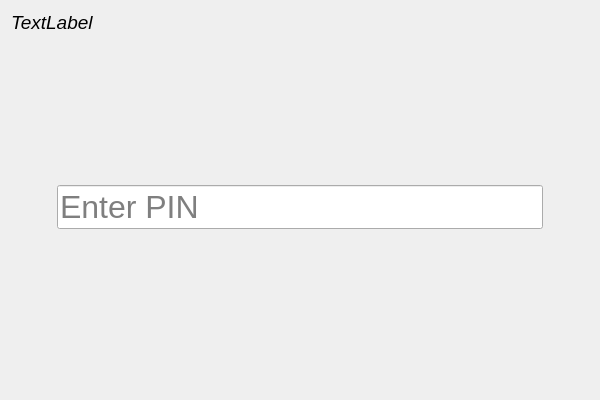
<?xml version="1.0" encoding="UTF-8"?>
<ui version="4.0">
 <class>EnterPinWidgetClass</class>
 <widget class="QWidget" name="EnterPinWidgetClass">
  <property name="geometry">
   <rect>
    <x>0</x>
    <y>0</y>
    <width>600</width>
    <height>400</height>
   </rect>
  </property>
  <property name="windowTitle">
   <string>EnterPinWidget</string>
  </property>
  <layout class="QGridLayout" name="gridLayout">
   <item row="0" column="0" colspan="3">
    <widget class="QLabel" name="label">
     <property name="sizePolicy">
      <sizepolicy hsizetype="Expanding" vsizetype="Preferred">
       <horstretch>0</horstretch>
       <verstretch>0</verstretch>
      </sizepolicy>
     </property>
     <property name="font">
      <font>
       <pointsize>14</pointsize>
       <italic>true</italic>
      </font>
     </property>
     <property name="text">
      <string>TextLabel</string>
     </property>
    </widget>
   </item>
   <item row="2" column="1">
    <layout class="QVBoxLayout" name="verticalLayout">
     <item>
      <spacer name="verticalSpacer">
       <property name="orientation">
        <enum>Qt::Orientation::Vertical</enum>
       </property>
       <property name="sizeHint" stdset="0">
        <size>
         <width>20</width>
         <height>40</height>
        </size>
       </property>
      </spacer>
     </item>
     <item>
      <widget class="QLabel" name="errorInfo">
       <property name="font">
        <font>
         <pointsize>12</pointsize>
        </font>
       </property>
       <property name="text">
        <string/>
       </property>
      </widget>
     </item>
     <item>
      <widget class="QLineEdit" name="pinForm">
       <property name="font">
        <font>
         <pointsize>24</pointsize>
        </font>
       </property>
       <property name="placeholderText">
        <string>Enter PIN</string>
       </property>
      </widget>
     </item>
     <item>
      <spacer name="verticalSpacer_2">
       <property name="orientation">
        <enum>Qt::Orientation::Vertical</enum>
       </property>
       <property name="sizeHint" stdset="0">
        <size>
         <width>20</width>
         <height>40</height>
        </size>
       </property>
      </spacer>
     </item>
    </layout>
   </item>
   <item row="2" column="0">
    <spacer name="horizontalSpacer">
     <property name="orientation">
      <enum>Qt::Orientation::Horizontal</enum>
     </property>
     <property name="sizeType">
      <enum>QSizePolicy::Policy::Preferred</enum>
     </property>
     <property name="sizeHint" stdset="0">
      <size>
       <width>40</width>
       <height>20</height>
      </size>
     </property>
    </spacer>
   </item>
   <item row="2" column="2">
    <spacer name="horizontalSpacer_2">
     <property name="orientation">
      <enum>Qt::Orientation::Horizontal</enum>
     </property>
     <property name="sizeType">
      <enum>QSizePolicy::Policy::Preferred</enum>
     </property>
     <property name="sizeHint" stdset="0">
      <size>
       <width>40</width>
       <height>20</height>
      </size>
     </property>
    </spacer>
   </item>
   <item row="3" column="1">
    <spacer name="verticalSpacer_3">
     <property name="orientation">
      <enum>Qt::Orientation::Vertical</enum>
     </property>
     <property name="sizeType">
      <enum>QSizePolicy::Policy::Preferred</enum>
     </property>
     <property name="sizeHint" stdset="0">
      <size>
       <width>20</width>
       <height>40</height>
      </size>
     </property>
    </spacer>
   </item>
  </layout>
 </widget>
 <layoutdefault spacing="6" margin="11"/>
 <resources/>
 <connections/>
</ui>
